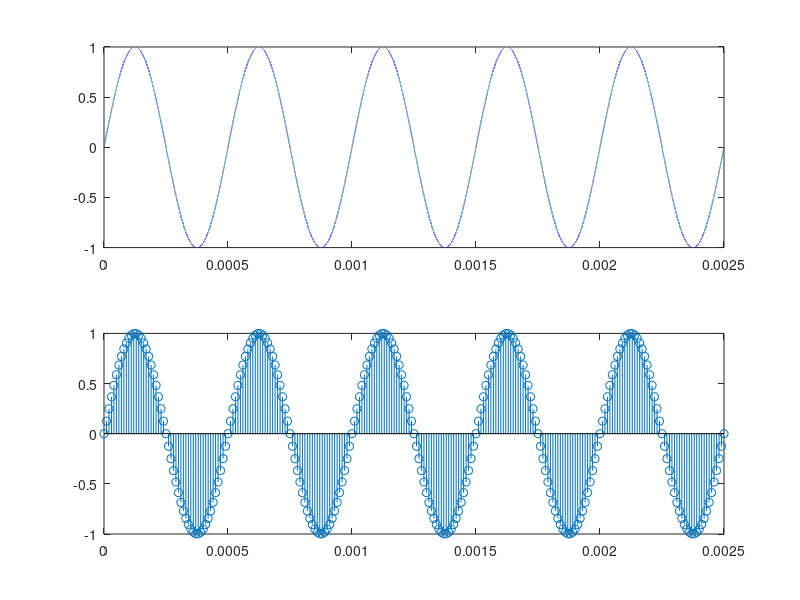
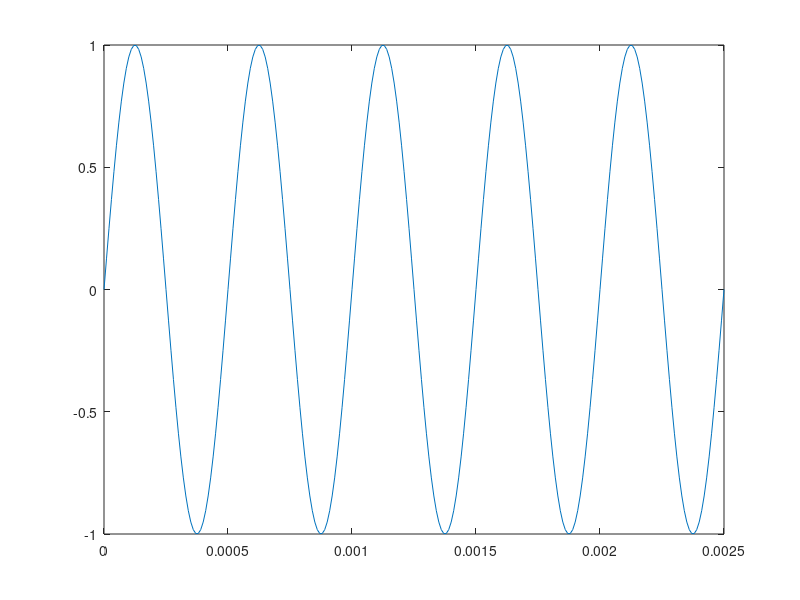

MATLAB code to generate these figures, in order:
%Sushant_b180062EC
f = 2000;
T = 1/f;
tmin = 0;
tmax = 5*T;             

t1 = tmin:0.00000001:tmax;
t2 = tmin:0.00001:tmax;
x1 = sin(2*pi*f*t1);
x2 = sin(2*pi*f*t2);
subplot(211)
plot(t1,x1);
subplot(212)
stem(t2,x2);

%reconstruction
figure; plot(t2,x2);
